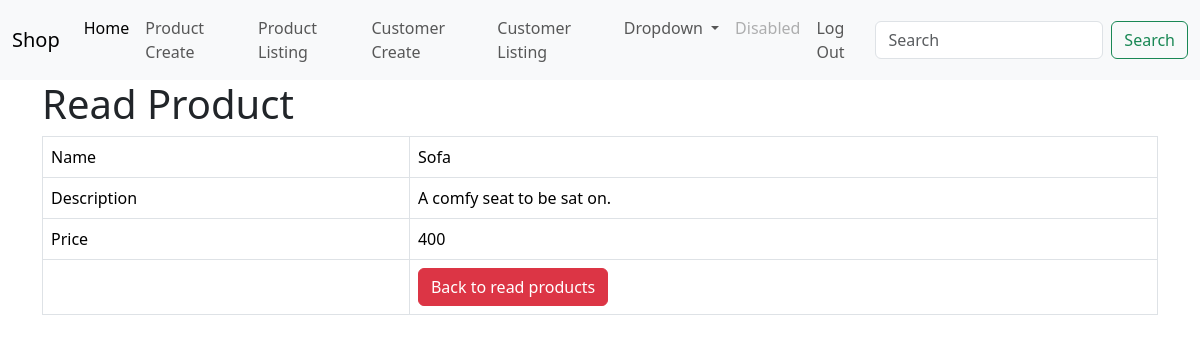
The app's page /product_details.php?id=7 (signed in) with its own data.
### tables this page shows
CREATE TABLE IF NOT EXISTS `products` (
  `id` int NOT NULL AUTO_INCREMENT,
  `name` varchar(50) NOT NULL,
  `description` text NOT NULL,
  `product_cat` int NOT NULL,
  `price` double NOT NULL,
  `manufacture_date` datetime NOT NULL,
  `expired_date` datetime NOT NULL,
  `created` datetime NOT NULL,
  `modified` timestamp NOT NULL,
  PRIMARY KEY (`id`)
);

### product_details.php (the view, shortened to what this page needs)
<!DOCTYPE HTML>
<html>
<?php
include 'menu.php';
?>
<head>
    <link href="https://cdn.jsdelivr.net/npm/bootstrap@5.3.3/dist/css/bootstrap.min.css" rel="stylesheet">
</head>
<body>
    <div class="container">
        <div class="page-header">
            <h1>Read Product</h1>
        </div>
        <?php
        $id = isset($_GET['id']) ? $_GET['id'] : die('ERROR: Record ID not found.');
        include 'config/database.php';
        try {
            $query = "SELECT id, name, description, price FROM products WHERE id = ? LIMIT 0,1";
            $stmt = $con->prepare($query);
            $stmt->bindParam(1, $id);
            $stmt->execute();
            $row = $stmt->fetch(PDO::FETCH_ASSOC);
            $name = $row['name'];
            $description = $row['description'];
            $price = $row['price'];
        }
        catch (PDOException $exception) {
            die('ERROR: ' . $exception->getMessage());
        }
        ?>
        <table class='table table-hover table-responsive table-bordered'>
            <tr>
                <td>Name</td>
                <td><?php echo $name; ?></td>
            </tr>
            <tr>
                <td>Description</td>
                <td><?php echo $description; ?></td>
            </tr>
            <tr>
                <td>Price</td>
                <td><?php echo $price; ?></td>
            </tr>
            <tr>
                <td></td>
                <td>
                    <a href='product_listing.php' class='btn btn-danger'>Back to read products</a>
                </td>
            </tr>
        </table>
    </div>
</body>
</html>

### records on screen
products: name "Sofa", description "A comfy seat to be sat on.", price "400"
